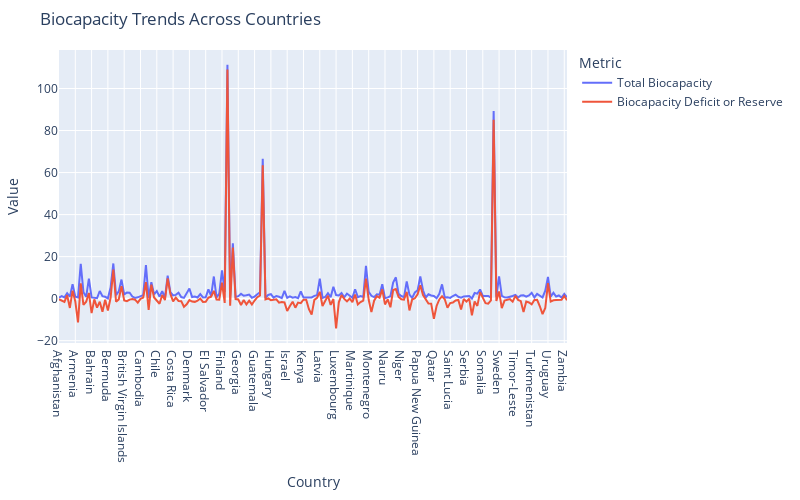

The cell this chart's notebook holds for it:
### Code cell
import plotly.express as px

# Assuming 'data' is your DataFrame with various metrics across countries or regions

# Example: Plot line chart for Total Biocapacity and Biocapacity Deficit or Reserve across different countries
fig = px.line(data, x='Country', y=['Total Biocapacity', 'Biocapacity Deficit or Reserve'],
              title='Biocapacity Trends Across Countries',
              labels={'Country': 'Country', 'value': 'Value', 'variable': 'Metric'})

# Customize layout
fig.update_layout(
    xaxis_title='Country',
    yaxis_title='Value',
    height=500,  # Adjust height of the plot
    width=800,   # Adjust width of the plot
    margin=dict(l=50, r=50, t=50, b=50),  # Adjust margins
)

# Show the plot
fig.show()

### Figure 1 — Plotly figure (JSON) as saved in the notebook; plotly's stock layout.template omitted (floating-point values rounded to 4 significant figures; data arrays with more than 128 entries replaced by an {"elided": "..."} marker saying what was removed)
{"data": [{"hovertemplate": "Metric=Total Biocapacity<br>Country=%{x}<br>Value=%{y}<extra></extra>", "legendgroup": "Total Biocapacity", "line": {"color": "#636efa", "dash": "solid"}, "marker": {"symbol": "circle"}, "mode": "lines", "name": "Total Biocapacity", "orientation": "v", "showlegend": true, "type": "scatter", "x": {"elided": "188 str values"}, "xaxis": "x", "y": {"elided": "188 float values"}, "yaxis": "y"}, {"hovertemplate": "Metric=Biocapacity Deficit or Reserve<br>Country=%{x}<br>Value=%{y}<extra></extra>", "legendgroup": "Biocapacity Deficit or Reserve", "line": {"color": "#EF553B", "dash": "solid"}, "marker": {"symbol": "circle"}, "mode": "lines", "name": "Biocapacity Deficit or Reserve", "orientation": "v", "showlegend": true, "type": "scatter", "x": {"elided": "188 str values"}, "xaxis": "x", "y": {"elided": "188 float values"}, "yaxis": "y"}], "layout": {"height": 500, "legend": {"title": {"text": "Metric"}, "tracegroupgap": 0}, "margin": {"b": 50, "l": 50, "r": 50, "t": 50}, "title": {"text": "Biocapacity Trends Across Countries"}, "width": 800, "xaxis": {"anchor": "y", "domain": [0, 1], "title": {"text": "Country"}}, "yaxis": {"anchor": "x", "domain": [0, 1], "title": {"text": "Value"}}}}
